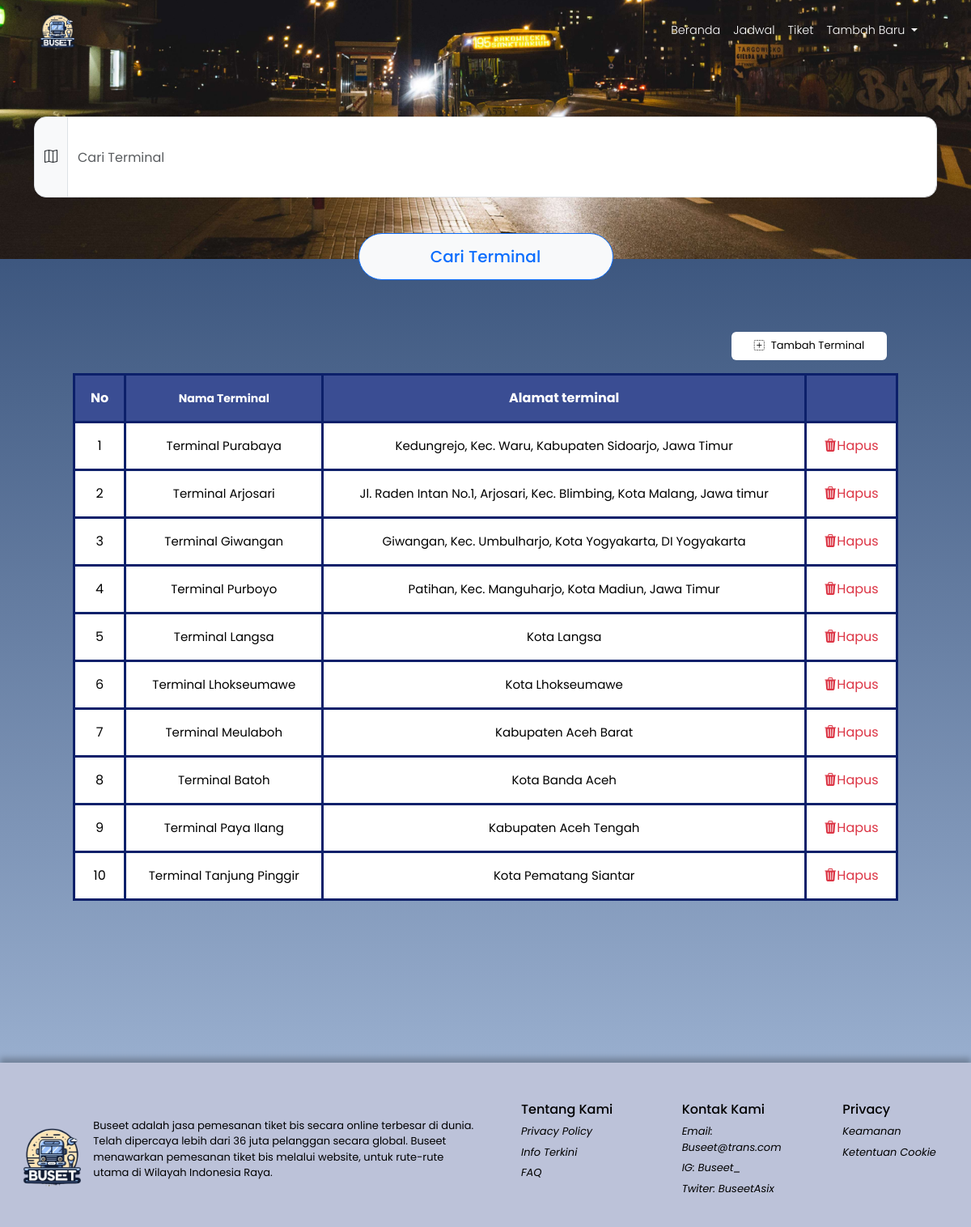
Page /admin/terminal-search.php on the committed database.
### tables this page shows
CREATE TABLE `terminal`  (
  `kode_terminal` char(5) NOT NULL,
  `lokasi` varchar(250) NOT NULL,
  `nama_terminal` varchar(250) NOT NULL,
  PRIMARY KEY (`kode_terminal`) USING BTREE
);

### admin/terminal-search.php (the view, shortened to what this page needs)
<?php
require_once '../includes/connection.php';
$terminal = mysqli_query($conn, "SELECT * FROM terminal LIMIT 10;");
?>
<!DOCTYPE html>
<html lang="en">
  <head>
    <link rel="stylesheet" href="https://cdnjs.cloudflare.com/ajax/libs/font-awesome/4.7.0/css/font-awesome.min.css" />
    <link href="https://cdn.jsdelivr.net/npm/bootstrap@5.3.3/dist/css/bootstrap.min.css" rel="stylesheet" />
    <link rel="stylesheet" href="https://cdn.jsdelivr.net/npm/bootstrap-icons@1.11.3/font/bootstrap-icons.min.css" />
    <link rel="stylesheet" href="../assets/style/font.css">
    <link rel="stylesheet" href="../assets/style/global.css?v=<?= time(); ?>" />
    <link rel="stylesheet" href="../assets/style/component.css?v=<?= time(); ?>" />
  </head>
  <body id="pesan-tiket">
    <?php include("../includes/admin-header.php") ?>
    <section class="container w-full text-center search-bus-section">
       <form action="" method="post">
        <div class="d-flex">
          <div class="input-group mb-3">
            <span class="input-group-text curved" id="basic-addon1"><i class="bi bi-map"></i></span>
            <input type="text" class="form-control curved" name="terminal-search" placeholder="Cari Terminal" aria-label="Pencarian Terminal" aria-describedby="input-asal-terminal" required />
          </div>
        </div>
        <button class="btn btn-outline-primary btn-light btn-lg" type="submit" name="search" aria-label="Cari Bus">Cari Terminal</button>
      </form>
    </section>
    <section class="list-bus text-center">
      <div class="mt-4">
        <div class="mb-2 text-end" style="margin-right: 6.5rem">
          <a href="terminal-add.php" role="button" class="btn bus-add-btn text-black"><i class="bi bi-plus-square-dotted me-2"></i>Tambah Terminal</a>
        </div>
        <table class="bg-white mx-auto mt-3 text-black">
        <thead class="text-white">
            <tr>
                <th>No</th>
                <th class="font-14">Nama Terminal</th>
                <th>Alamat terminal</th>
                <th></th>
            </tr>
        </thead>
        <tbody>
            <?php $num = 1; ?>
            <?php while( $row = mysqli_fetch_assoc($terminal) ): ?>
            <tr>
                <td><?= $num; ?></td>
                <td class="font-15"><?= $row["nama_terminal"]; ?></td>
                <td class="font-15"><?= $row["lokasi"]; ?></td>
                <td>
                    <a href="../config/admin-terminal-delete.php?terminal-id=<?= $row['kode_terminal'] ?>" class="text-decoration-none text-danger"><i class="bi bi-trash3-fill"></i>Hapus</a>
                </td>
            </tr>
            <?php $num++; ?>
            <?php  endwhile; ?>
        </tbody>
        </table>
      </div>
    </section>
    <?php include('../includes/footer.php') ?>
  </body>
</html>

### assets/style/global.css (style rules this page uses)
body { background: linear-gradient(to bottom, rgba(32, 59, 102, 1), rgba(171, 192, 222, 1)); background-size: cover; overflow-x: hidden; font-family: "Poppins", sans-serif; color: white; min-height: 100vh; padding: 0; }
.container .input-group input, .container .input-group span { border-radius: 0; height: 100px; }
.container .input-group { margin-top: -11rem; }
.container .input-group .curved { border-radius: 15px; }

### assets/style/component.css (style rules this page uses)
.font-14 { font-size: 14px !important; }
.font-15 { font-size: 15px; }

### admin/terminal-search.php (style rules this page uses)
.search-bus-section .btn { width: 315px; height: 58px; border-radius: 30px; font-weight: 500; margin-top: -2rem; }
.list-bus { margin-top: 4rem; }
.bus-add-btn { width: 12rem; height: 35px; background-color: #fff; font-size: 13px; }
table { border-collapse: collapse; width: 85%; margin-top: -3rem; }
tr, td, th { border: 3px solid #0c206a; padding: 1rem; }
thead { background-color: #3a4d93; }

### rows in the picture
terminal: nama_terminal "Terminal Purabaya", lokasi "Kedungrejo, Kec. Waru, Kabupaten Sidoarjo, Jawa Timur"
terminal: nama_terminal "Terminal Arjosari", lokasi "Jl. Raden Intan No.1, Arjosari, Kec. Blimbing, Kota Malang, Jawa timur"
terminal: nama_terminal "Terminal Giwangan", lokasi "Giwangan, Kec. Umbulharjo, Kota Yogyakarta, DI Yogyakarta"
terminal: nama_terminal "Terminal Purboyo", lokasi "Patihan, Kec. Manguharjo, Kota Madiun, Jawa Timur"
terminal: nama_terminal "Terminal Langsa", lokasi "Kota Langsa"
terminal: nama_terminal "Terminal Lhokseumawe", lokasi "Kota Lhokseumawe"
terminal: nama_terminal "Terminal Meulaboh", lokasi "Kabupaten Aceh Barat"
terminal: nama_terminal "Terminal Batoh", lokasi "Kota Banda Aceh"
terminal: nama_terminal "Terminal Paya Ilang", lokasi "Kabupaten Aceh Tengah"
terminal: nama_terminal "Terminal Tanjung Pinggir", lokasi "Kota Pematang Siantar"
